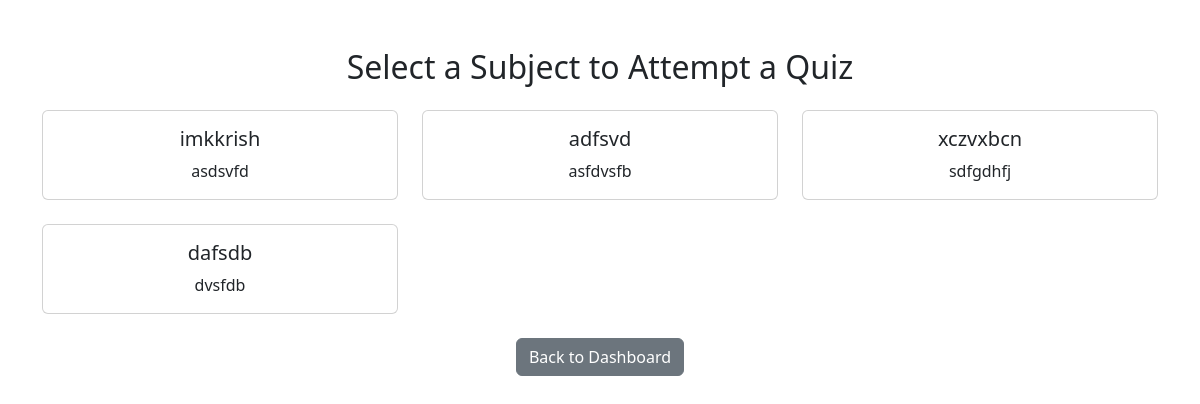
/user_quizzes (signed in), run on the app's committed database.
### models/subject.py (models this page shows)
class Subject(db.Model):
    id = db.Column(db.String(50), primary_key=True)
    name = db.Column(db.String(120), unique=True, nullable=False)
    description = db.Column(db.Text)
    chapters = db.relationship('Chapter', backref='subject', lazy=True)

### controllers/user_controller.py (the view)
@user_bp.route('/user_quizzes')
def list_quiz_subjects():
    if 'username' not in session:
        flash("Please log in to attempt a quiz", "warning")
        return redirect(url_for('auth.login'))
    subjects = Subject.query.join(Subject.chapters).join(Chapter.quizzes).distinct().all()
    return render_template('users/quiz_subjects.html', subjects=subjects)

### templates/users/quiz_subjects.html (shortened to what this page needs)
<!DOCTYPE html>
<html lang="en">
<head>
  <link href="https://cdn.jsdelivr.net/npm/bootstrap@5.3.0/dist/css/bootstrap.min.css" rel="stylesheet">
</head>
<body>
  <div class="container mt-5">
    <h2 class="text-center mb-4">Select a Subject to Attempt a Quiz</h2>
    <div class="row row-cols-1 row-cols-md-3 g-4">
      {% for subject in subjects %}
      <div class="col">
        <div class="card subject-card h-100" onclick="location.href='{{ url_for('user.list_quiz_chapters', subject_id=subject.id) }}'">
          <div class="card-body text-center">
            <h5 class="card-title">{{ subject.name }}</h5>
            <p class="card-text">{{ subject.description }}</p>
          </div>
        </div>
      </div>
      {% else %}
      <div class="col">
        <div class="alert alert-warning text-center">
          No subjects with available quizzes.
        </div>
      </div>
      {% endfor %}
    </div>
    <div class="text-center mt-4">
      <a href="{{ url_for('user.user_dashboard') }}" class="btn btn-secondary">Back to Dashboard</a>
    </div>
  </div>
</body>
</html>

### templates/users/quiz_subjects.html (style rules this page uses)
.subject-card { transition: transform 0.2s, box-shadow 0.2s; cursor: pointer; }

### data on the page
Subject: name "imkkrish", description "asdsvfd"
Subject: name "adfsvd", description "asfdvsfb"
Subject: name "xczvxbcn", description "sdfgdhfj"
Subject: name "dafsdb", description "dvsfdb"
